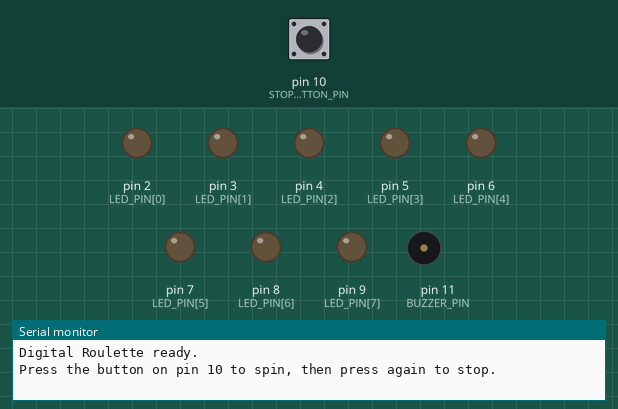
Bench run of a sketch on a simulated Arduino Uno, built with avr-gcc and run on an emulated ATmega328P. On the bench: output pins drawn as LEDs (lit = HIGH), buzzer (waves = sounding), the last lines printed to the serial monitor. Dashed ring = blinking. Inputs (shaded band) come from the test bench; at power-on: pin 10 (STOP_BUTTON_PIN) HIGH. Random numbers use the default seed unless the sketch sets one.

Above: at 1.2 s.
1.3 s: pin 10 (STOP_BUTTON_PIN) pulled LOW for 0.15 s
At 3.23 s:
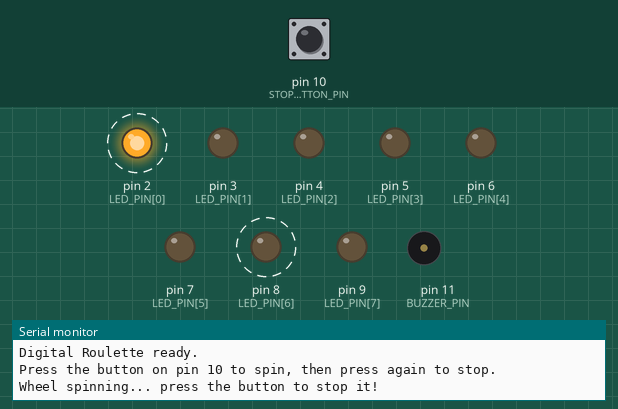
4.3 s: pin 10 (STOP_BUTTON_PIN) pulled LOW for 1 s
At 5.5 s:
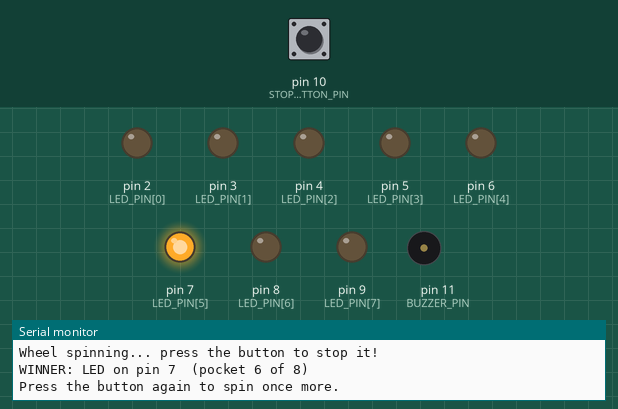
6.8 s: pin 10 (STOP_BUTTON_PIN) pulled LOW for 3.2 s
At 11.34 s:
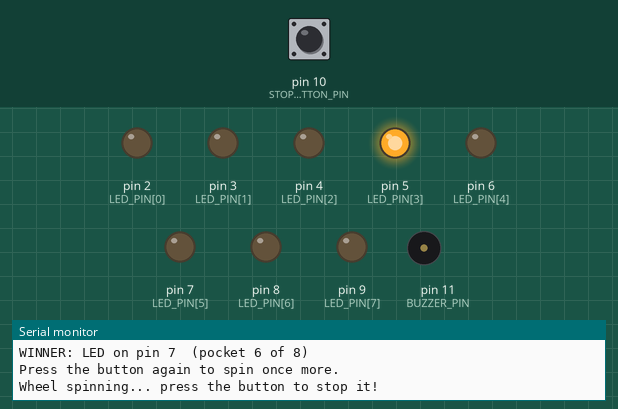
11.5 s: pin 10 (STOP_BUTTON_PIN) pulled LOW for 0.15 s
At 12.2 s:
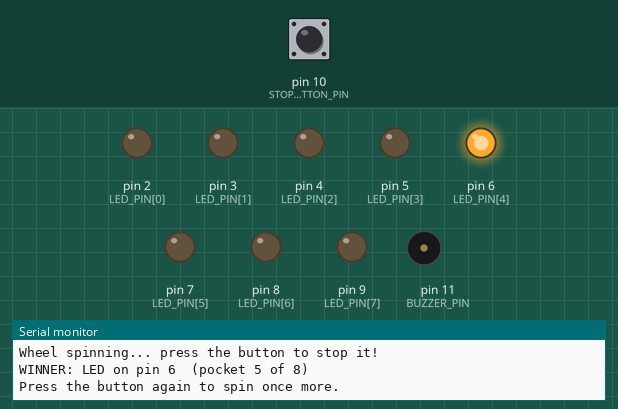
Timing chart, 0 to 14.1 s (numbered marks = the images above; inputs shaded):
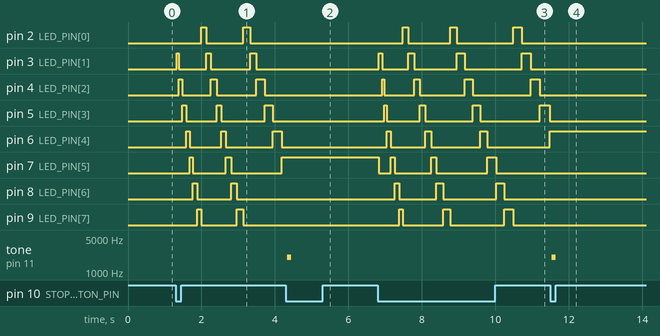

Measured:
- after the input at 1.3 s, pin 2 (LED_PIN[0]): alternates HIGH for 0.16 s and LOW for 1.0 s, starting after 0.69 s; pin 3 (LED_PIN[1]): goes HIGH 0.05 s, LOW 0.75 s, HIGH 0.13 s, LOW 1.1 s, HIGH 0.18 s, then LOW, starting at once
- after the input at 4.3 s, tone on pin 11 (BUZZER_PIN): silent → 2000 Hz at once, → silent 0.12 s later
- after the input at 6.8 s, pin 2 (LED_PIN[0]): goes HIGH 0.15 s, LOW 1.1 s, HIGH 0.18 s, LOW 1.5 s, HIGH 0.23 s, then LOW, starting after 0.68 s; pin 6 (LED_PIN[4]): goes HIGH 0.10 s, LOW 0.94 s, HIGH 0.16 s, LOW 1.3 s, HIGH 0.20 s, LOW 1.7 s, then HIGH, starting after 0.25 s
- after the input at 11.5 s, tone on pin 11 (BUZZER_PIN): silent → 2000 Hz at once, → silent 0.12 s later

The sketch:

Digital-Roulette.ino
```cpp
// 053 - Digital Roulette
// A row of eight LEDs chases around like the pockets of a roulette wheel,
// speeding up and slowing down at random intervals. Press the button to stop
// the chase - whichever LED is lit when the wheel stops is the winning pocket.
// Board: Arduino Uno
//
// Wiring:
//   8 LEDs -> pins 2, 3, 4, 5, 6, 7, 8 and 9 (anode to the pin through a
//             220 ohm resistor, cathode to GND)
//   Stop / start button -> pin 10 (other leg to GND, internal pull-up used)
//   Passive buzzer (+) -> pin 11, buzzer (-) -> GND
//   NOTE: pin 8 is already used by one of the LEDs, so the buzzer sits on pin 11.

// ------------------------------ Pin constants ------------------------------
const byte LED_COUNT = 8;
const byte LED_PIN[LED_COUNT] = {2, 3, 4, 5, 6, 7, 8, 9};  // the "pockets"
const byte STOP_BUTTON_PIN = 10;                            // stops / starts the wheel
const byte BUZZER_PIN = 11;                                 // blip when a winner is found

// ------------------------------ Timing constants ---------------------------
const unsigned long DEBOUNCE_MS = 30;      // button debounce window
const unsigned long MIN_INTERVAL_MS = 40;  // fastest chase step (wheel spinning fast)
const unsigned long MAX_INTERVAL_MS = 400; // slowest chase step (wheel almost stopped)
const unsigned long SLOW_DOWN_MS = 8;      // extra delay added every step (friction)
const int WIN_BLIP_HZ = 2000;              // pitch of the winner blip

// ------------------------------ Runtime state ------------------------------
bool spinning = false;            // true while the wheel is running
byte currentIndex = 0;            // which LED is lit right now
unsigned long nextStepAt = 0;     // millis() time of the next chase step
unsigned long stepsTaken = 0;     // used to slow the wheel down over time

// Button debounce variables
bool buttonRaw;
bool buttonStable;
unsigned long buttonLastChange;

// Returns true once, on the moment the button is pressed
bool buttonPressed(unsigned long now) {
  bool reading = digitalRead(STOP_BUTTON_PIN);  // LOW = pressed (internal pull-up)

  if (reading != buttonRaw) {
    buttonRaw = reading;
    buttonLastChange = now;
  }

  if ((now - buttonLastChange) >= DEBOUNCE_MS && reading != buttonStable) {
    buttonStable = reading;
    if (buttonStable == LOW) return true;
  }
  return false;
}

// Lights only the LED given by index and switches all the others off
void showOnly(byte index) {
  for (byte i = 0; i < LED_COUNT; i++) {
    digitalWrite(LED_PIN[i], (i == index) ? HIGH : LOW);
  }
}

void startSpin(unsigned long now) {
  spinning = true;
  stepsTaken = 0;
  currentIndex = 0;
  nextStepAt = now;  // take the first step immediately
  Serial.println("Wheel spinning... press the button to stop it!");
}

void stopSpin(unsigned long now) {
  spinning = false;

  // The LED that is lit at this instant decides the winner
  tone(BUZZER_PIN, WIN_BLIP_HZ, 120);  // short blip

  Serial.print("WINNER: LED on pin ");
  Serial.print(LED_PIN[currentIndex]);
  Serial.print("  (pocket ");
  Serial.print(currentIndex + 1);
  Serial.println(" of 8)");
  Serial.println("Press the button again to spin once more.");
}

void setup() {
  Serial.begin(9600);

  for (byte i = 0; i < LED_COUNT; i++) {
    pinMode(LED_PIN[i], OUTPUT);
    digitalWrite(LED_PIN[i], LOW);
  }

  pinMode(STOP_BUTTON_PIN, INPUT_PULLUP);  // button only needs to short the pin to GND
  buttonRaw = digitalRead(STOP_BUTTON_PIN);
  buttonStable = buttonRaw;
  buttonLastChange = millis();

  pinMode(BUZZER_PIN, OUTPUT);
  noTone(BUZZER_PIN);

  Serial.println("Digital Roulette ready.");
  Serial.println("Press the button on pin 10 to spin, then press again to stop.");
}

void loop() {
  unsigned long now = millis();

  // --- Button handling works both while spinning and while idle ---
  if (buttonPressed(now)) {
    if (spinning) {
      stopSpin(now);
    } else {
      startSpin(now);
    }
  }

  if (!spinning) return;  // wheel is stopped, just keep watching the button

  // --- Advance the chase when it is time ---
  if (now >= nextStepAt) {
    currentIndex = (currentIndex + 1) % LED_COUNT;  // wrap around from 9 back to 2
    showOnly(currentIndex);

    // Randomizing interval: a random base plus a delay that grows every step,
    // which makes the wheel start fast and gradually slow down like a real one
    unsigned long interval = MIN_INTERVAL_MS + stepsTaken * SLOW_DOWN_MS;
    if (interval > MAX_INTERVAL_MS) interval = MAX_INTERVAL_MS;
    interval += random(0, 60);  // a little randomness on top of every step

    nextStepAt = now + interval;
    stepsTaken++;
  }
}
```
